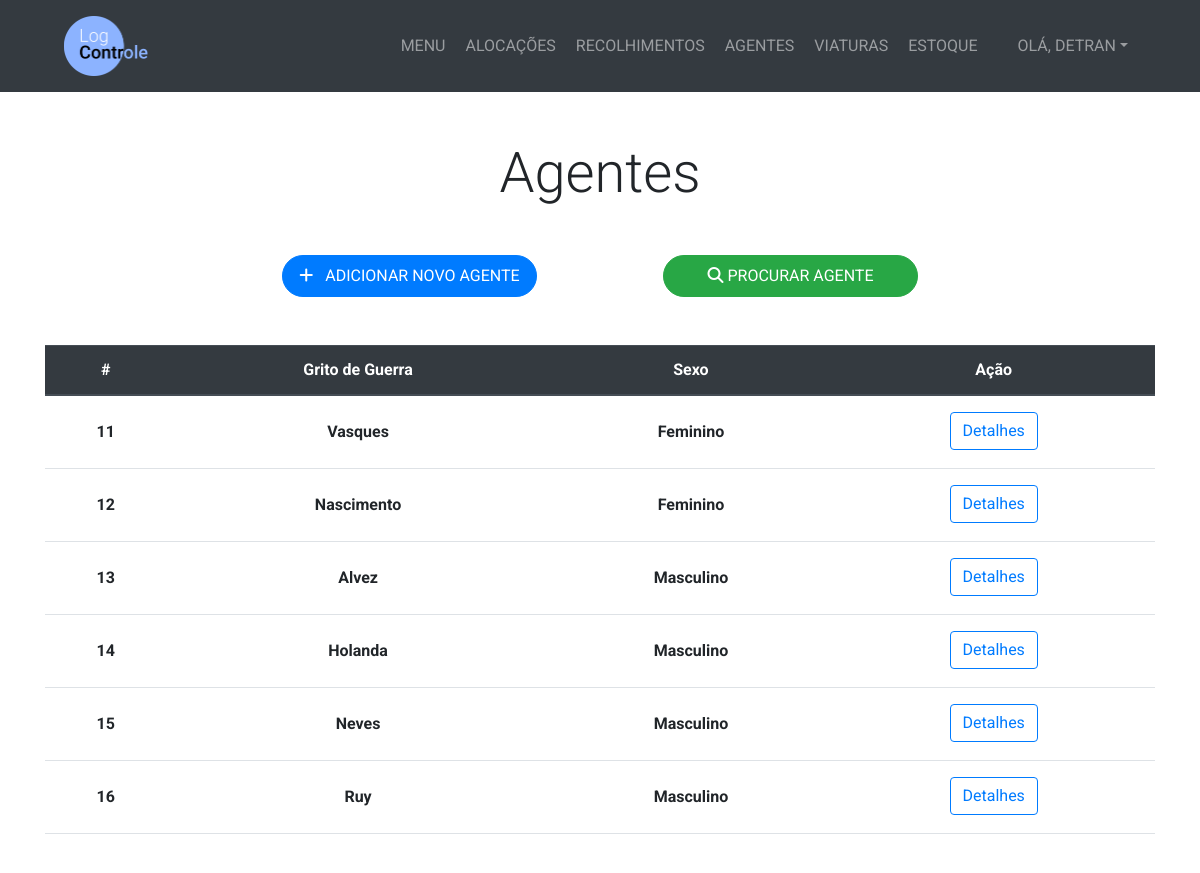
/agente/ (signed in), run on the app's committed database.
### management/models.py (models this page shows, shortened)
class Agente(models.Model):
    SEXO_CHOICES = (
        ('Feminino', 'Feminino'),
        ('Masculino', 'Masculino')
    )
    nome = models.CharField(max_length=200)
    datanascimento = models.DateField()
    sexo = models.CharField(max_length=10, choices=SEXO_CHOICES)
    gritodeguerra = models.CharField(max_length=50)

### management/views.py (the view)
# urls.py: path('agente/', views.menu_agente, name='menu_agente'),
@login_required
def menu_agente(request):
    agentes = Agente.objects.all()
    return render(request, 'management/menu_agente.html', {'agentes':agentes})

### management/templates/management/menu_agente.html
{% extends 'management/base.html' %}
{% block content %}
  <section class="py-5">
    <div class="container">
      <h1 class="display-4 text-center mb-5">Agentes</h1>
      <div class="row mb-4">
        <div class="col-lg-3 ml-auto mr-5">
          <a href="{% url 'cadastrar_agente' %}" class="btn btn-primary btn-block py-2 mb-4 rounded-pill"><i class="fas fa-plus mr-2"></i> ADICIONAR NOVO AGENTE</a>
        </div>
        <div class="col-lg-3 mr-auto ml-5">
          <a href="{% url 'procurar_agente' %}" class="btn btn-success btn-block py-2 mb-4 rounded-pill"><i class="fas fa-search"></i> PROCURAR AGENTE</a>
        </div>
      </div>
      <div class="row">
        <div class="col-lg-12">
          {% if agentes %}
            <div class="table-responsive" id="tabela-colaboracao">
              <table class="table table-hover">
                  <thead class="thead-dark">
                    <tr>
                      <th scope="col" class="text-center">#</th>
                      <th scope="col" class="text-center">Grito de Guerra</th>
                      <th scope="col" class="text-center">Sexo</th>
                      <th scope="col" class="text-center">Ação</th>
                    </tr>
                  </thead>
                <tbody>
                  {% for agente in agentes %}
                    <tr>
                      <th scope="row" class="text-center py-4">{{ agente.id }}</th>
                      <th class="text-center py-4">{{ agente.gritodeguerra }}</th>
                      <th class="text-center py-4">{{ agente.sexo }}</th>
                      <th class="text-center py-3"><a href="{% url 'detalhe_agente' agente.id %}" class="btn btn-outline-primary">Detalhes</a></th>
                    </tr>
                  {% endfor %}
                </tbody>
              </table>
            </div>
          {% else %}
            <h2 class="text-center text-secondary">Nenhum agente cadastrado ainda</h2>
          {% endif %}
        </div>
      </div>
    </div>
  </section>
{% endblock %}

### management/templates/management/base.html (shortened to what this page needs)
<!DOCTYPE html>
<html lang="pt-br" dir="ltr">
  {% load static %}
  <head>
    <link
      rel="stylesheet"
      href="https://stackpath.bootstrapcdn.com/bootstrap/4.5.0/css/bootstrap.min.css"
    />
    <link rel="stylesheet" type="text/css" href="{% static 'management/css/style.css' %}">
    <link rel="stylesheet" href="{% static 'management/css/bootstrap-datepicker.css' %}">
  </head>
  <body>
    <nav class="navbar navbar-expand-lg bg-dark navbar-dark py-3" id="main-nav">
      <a href="{% url 'home' %}" class="ml-5">
        <img src="{% static 'management/Logo.png' %}" alt="Logo LogControle" style="max-height: 60px;">
      </a>
      <div class="collapse navbar-collapse" id="navbarCollapse">
        <ul class="navbar-nav ml-auto">
          <li class="nav-item">
            <a href="{% url 'home' %}" class="nav-link ml-1">MENU</a>
          </li>
          <li class="nav-item">
            <a href="{% url 'menu_alocacao' %}" class="nav-link ml-1">ALOCAÇÕES</a>
          </li>
          <li class="nav-item">
            <a href="{% url 'menu_recolhimento' %}" class="nav-link ml-1">RECOLHIMENTOS</a>
          </li>
          <li class="nav-item">
            <a href="{% url 'menu_agente' %}" class="nav-link ml-1">AGENTES</a>
          </li>
          <li class="nav-item">
            <a href="{% url 'menu_viatura' %}" class="nav-link ml-1">VIATURAS</a>
          </li>
          <li class="nav-item">
            <a href="{% url 'menu_estoque' %}" class="nav-link ml-1">ESTOQUE</a>
          </li>
          <li class="nav-item dropdown ml-4 mr-5">
            <a href="#" class="nav-link dropdown-toggle" data-toggle="dropdown" aria-expanded="false">OLÁ, <span style="text-transform: uppercase;">{{ user.username }}</span></a>
          </li>
        </ul>
      </div>
    </nav>
    {% block content %} {% endblock %}
  </body>
</html>

### management/static/management/css/style.css (style rules this page uses)
body { font-family: 'Roboto', Arial; }
#tabela-colaboracao { height: 500px; overflow: auto; }

### data on the page
Agente: id "11", gritodeguerra "Vasques", sexo "Feminino"
Agente: id "12", gritodeguerra "Nascimento", sexo "Feminino"
Agente: id "13", gritodeguerra "Alvez", sexo "Masculino"
Agente: id "14", gritodeguerra "Holanda", sexo "Masculino"
Agente: id "15", gritodeguerra "Neves", sexo "Masculino"
Agente: id "16", gritodeguerra "Ruy", sexo "Masculino"

### other printed values
{{ user.username }} "DETRAN"
